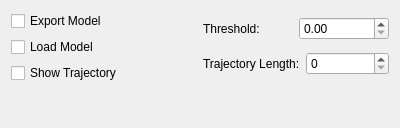
<?xml version="1.0" encoding="UTF-8"?>
<ui version="4.0">
 <class>TLDSettings</class>
 <widget class="QWidget" name="TLDSettings">
  <property name="geometry">
   <rect>
    <x>0</x>
    <y>0</y>
    <width>400</width>
    <height>128</height>
   </rect>
  </property>
  <property name="windowTitle">
   <string>Form</string>
  </property>
  <layout class="QGridLayout" name="gridLayout">
   <item row="0" column="0">
    <layout class="QHBoxLayout" name="horizontalLayout_3">
     <item>
      <layout class="QVBoxLayout" name="verticalLayout_2">
       <item>
        <widget class="QCheckBox" name="exportModelCheckBox">
         <property name="text">
          <string>Export Model</string>
         </property>
        </widget>
       </item>
       <item>
        <widget class="QCheckBox" name="loadModelCheckBox">
         <property name="text">
          <string>Load Model</string>
         </property>
        </widget>
       </item>
       <item>
        <widget class="QCheckBox" name="showTrajectoryCheckBox">
         <property name="text">
          <string>Show Trajectory</string>
         </property>
        </widget>
       </item>
      </layout>
     </item>
     <item>
      <layout class="QVBoxLayout" name="verticalLayout">
       <item>
        <layout class="QHBoxLayout" name="horizontalLayout">
         <item>
          <widget class="QLabel" name="label">
           <property name="text">
            <string>Threshold:</string>
           </property>
          </widget>
         </item>
         <item>
          <widget class="QDoubleSpinBox" name="threshDoubleSpinBox">
           <property name="maximum">
            <double>1.000000000000000</double>
           </property>
           <property name="singleStep">
            <double>0.010000000000000</double>
           </property>
          </widget>
         </item>
        </layout>
       </item>
       <item>
        <layout class="QHBoxLayout" name="horizontalLayout_2">
         <item>
          <widget class="QLabel" name="label_2">
           <property name="text">
            <string>Trajectory Length:</string>
           </property>
          </widget>
         </item>
         <item>
          <widget class="QSpinBox" name="trajLegnthSpinBox"/>
         </item>
        </layout>
       </item>
      </layout>
     </item>
    </layout>
   </item>
   <item row="1" column="0">
    <spacer name="verticalSpacer">
     <property name="orientation">
      <enum>Qt::Vertical</enum>
     </property>
     <property name="sizeHint" stdset="0">
      <size>
       <width>20</width>
       <height>40</height>
      </size>
     </property>
    </spacer>
   </item>
  </layout>
 </widget>
 <resources/>
 <connections/>
</ui>
